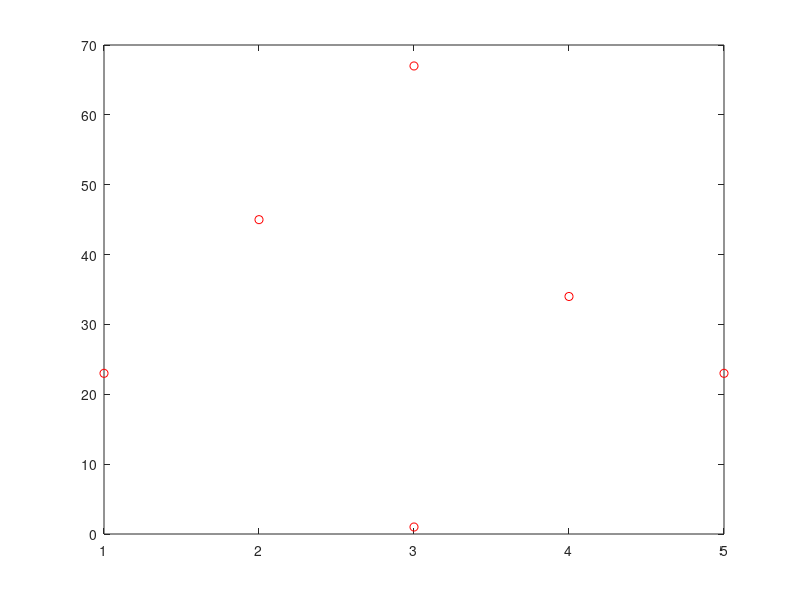

Reproduce this figure in MATLAB. (Note: this script raises an error after producing the figure.)
clear; close all;
x = [1 2  3 4 5 3];
y = [23  45 67 34 23 1];
z = [0 0 0 0 0 0 ];
plot(x,y,'ro');hold on;
% kk = minBoundingBox([x; y]);
% kk(:,end+1)=kk(:,1);
% plot(kk(1,:), kk(2,:),'b');

[~,cornerpoints,~,~,~] = minboundbox(x,y,z);